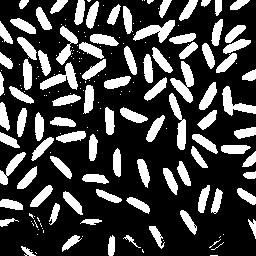
%> input picture Assignment 1 II/trash/rice.jpg, 256 x 256 px, given in place of a2.jpg, which was not available
$ octave a4.m   (GNU Octave 9; MATLAB toolbox functions it lacks are replaced by stand-ins)
%> lines starting %> are read from the running program, lines starting %| are printed output that depends on the picture; in (x1, y1, x2, y2) boxes, pixels count from 0 and x2, y2 are one past the last pixel; in counts of white or black regions, pixels touching at a corner belong together; the program's own positions count from 1; pictures that were not available may be replaced by others from this repository, and a replacement may not be noted
clear all
close all

%  T = imread('binary_image.png');
% T = imread('1.png');
 T = imread('a2.jpg');
%> T is the input picture: size 256x256 uint8; min 0, max 255, mean 68.1
T = im2bw(T,0.5); %#ok<IM2BW>
%> T: size 256x256 logical; 26.5% white; 187 white regions (98 under 20 px), largest, box (x1, y1, x2, y2) and area: (170, 61, 194, 103) 452, (133, 20, 175, 43) 435, (40, 62, 78, 90) 427
traceit(T);
% disp(T);
figure, imshow(T,'InitialMagnification','fit');


function boundary = traceit( input )
% This function uses Moore-Neighbor Tracing to provide an organized list of
% points in the trace of a boundary for an object in a binary image.
%
% The format of the output is:
%
% [ x1 y1 ]
% [ x2 y2 ]
% [ .. .. ]
% [ xn yn ]
%
% The input image provided should be a binary image. If the image is not
% binary, results can not be guaranteed.
%
% To visualize the results of this function, the following may be useful:
%
% boundary = traceit( input );
% imshow( input );
% hold on;
% plot( boundary( :, 1 ), boundary( :, 2 ), 'r' );
% hold off;
%
% If more than one connected object is present in the binary image, you'll
% need to modify the code to find an initial entry for each object. This
% was beyond the scope of my needs so I have not included that feature in
% this code.
%
% For a better explanation of the Moore-Neighbor Tracing algorithm, check
% out the following website: <a href="matlab:
% web('http://www.imageprocessingplace.com/downloads_V3/root_downloads/tutorials/contour_tracing_Abeer_George_Ghuneim/moore.html')">Image Processing Place</a>
%
% See also BWTRACEBOUNDARY, BWMORPH, IMSHOW, PLOT

    % Pad the input image with a 1-px border.
    binary = logical( input );
    [ rows, columns ] = size( binary );
%> rows = 256; columns = 256
    padded( rows + 2, columns + 2 ) = 0;
%> padded: size 258x258 double; every value is 0
    padded( 2 : rows + 1, 2 : columns + 1 ) = binary;
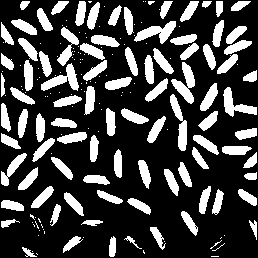
%> padded: size 258x258 double; values 0 (black) and 1 (white), 26.1% white; 187 white regions (98 under 20 px), largest, box (x1, y1, x2, y2) and area: (171, 62, 195, 104) 452, (134, 21, 176, 44) 435, (41, 63, 79, 91) 427

    % Remove interior pixels with all 4-connected neighbors.
    N = circshift( padded, [ 0 1 ] );
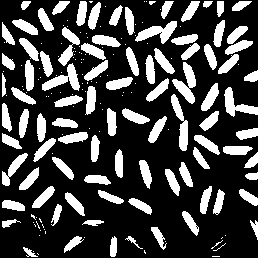
%> N: size 258x258 double; values 0 (black) and 1 (white), 26.1% white; 187 white regions (98 under 20 px), largest, box (x1, y1, x2, y2) and area: (172, 62, 196, 104) 452, (135, 21, 177, 44) 435, (42, 63, 80, 91) 427
    S = circshift( padded, [ 0 -1 ] );
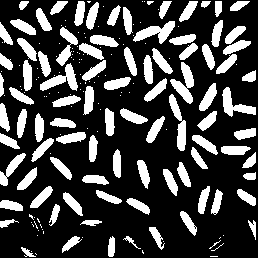
%> S: size 258x258 double; values 0 (black) and 1 (white), 26.1% white; 187 white regions (98 under 20 px), largest, box (x1, y1, x2, y2) and area: (170, 62, 194, 104) 452, (133, 21, 175, 44) 435, (40, 63, 78, 91) 427
    E = circshift( padded, [ -1 0 ] );
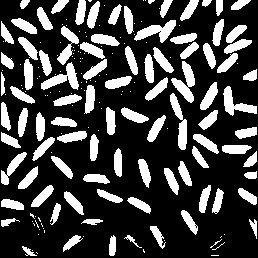
%> E: size 258x258 double; values 0 (black) and 1 (white), 26.1% white; 187 white regions (98 under 20 px), largest, box (x1, y1, x2, y2) and area: (171, 61, 195, 103) 452, (134, 20, 176, 43) 435, (41, 62, 79, 90) 427
    W = circshift( padded, [ 1 0 ] );
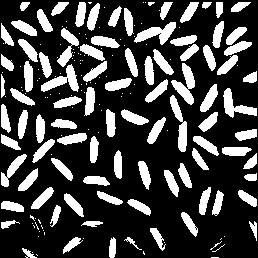
%> W: size 258x258 double; values 0 (black) and 1 (white), 26.1% white; 187 white regions (98 under 20 px), largest, box (x1, y1, x2, y2) and area: (171, 63, 195, 105) 452, (134, 22, 176, 45) 435, (41, 64, 79, 92) 427
    boundary_image = padded - ( padded + N + S + E + W == 5 );
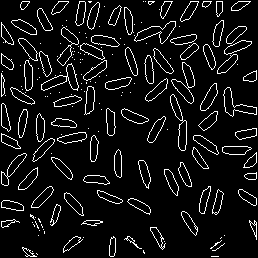
%> boundary_image: size 258x258 double; values 0 (black) and 1 (white), 7.8% white in thin lines or dots
%
%     %8????????¡À¨¦?¨²
%     [x-1,y]
%     [x-1,y+1]
%     [x,y+1]
%     [x+1,y+1]
%     [x+1,y]
%     [x+1,y-1]
%     [x,y-1]
%     [x-1,y-1]
%
%     a1=[-1 -1 0 1 1 1 0 -1]
%     a2=[0 1 1 1 0 -1 -1 -1]
%     for i=1:length(a1)
%         x=x+a1(i);
%         y=y+a2(i);
%     end


    % To prevent reallocating boundary, we need to initialize it.
    boundary_size = sum( boundary_image( : ) ) + 1;
%> boundary_size = 5196
    boundary( boundary_size, 2 ) = 0;

    % Scan for the first pixel, Left-to-Right & Top-to-Bottom.
    for i = 1 : rows
        for j = 1 : columns
           if binary( i, j ) == 1
               break;
           end
        end
        if binary( i, j ) == 1
            break;
        end
    end

    % Set this pixel ( w/ padded offset ) as the initial entry point.
    initial_entry = [ j, i ] + 1;
%> initial_entry = [23 2]

    % Designate a directional offset array for search positions.
    % [ 2 ][ 3 ][ 4 ]
    % [ 1 ][ X ][ 5 ]
    % [ 8 ][ 7 ][ 6 ]
    % Column 1: x-axis offset // Column 2: y-axis offset
    neighborhood = [ -1 0; -1 -1; 0 -1; 1 -1; 1 0; 1 1; 0 1; -1 1 ];
    exit_direction = [ 7 7 1 1 3 3 5 5 ];

    % Find the first point in the boundary, Moore-Neighbor of entry point.
    for n = 1 : 8 % 8-connected neighborhood
        c = initial_entry + neighborhood( n, : );
        if padded( c( 2 ), c( 1 ) ) == 1
            initial_position = c;
            break;
        end
    end

    % Set next direction based on found pixel ( i.e. 3 -> 1).
    initial_direction = exit_direction( n );

    % Start the boundary set with this pixel.
    boundary( 1, : ) = initial_position;

    % Initialize variables for boundary search.
    position = initial_position;
%> position = [24 2]
    direction = initial_direction;
    boundary_size = 1;

    % Return a list of the ordered boundary pixels.
    while true

        % Find the next neighbor with a clockwise search.
        for n = circshift( 1 : 8, [ 0, 1 - direction ] )
            c = position + neighborhood( n, : );
            if padded( c( 2 ), c( 1 ) ) == 1
                position = c;
                break;
            end
        end

        % Neighbor found, save its information.
        direction = exit_direction( n );
        boundary_size = boundary_size + 1;
        boundary( boundary_size, : ) = position;

        % Entered the initial pixel the same way twice, the end.
        if all( position == initial_position ) &&...
              ( direction == initial_direction )
           break;
        end
    end
%> after the loop, boundary_size = 26

    % Remove the offset caused by the padding.
    boundary = boundary - 1;

    %     disp(boundary_image);
    figure, imshow(boundary_image,'InitialMagnification','fit');
end
